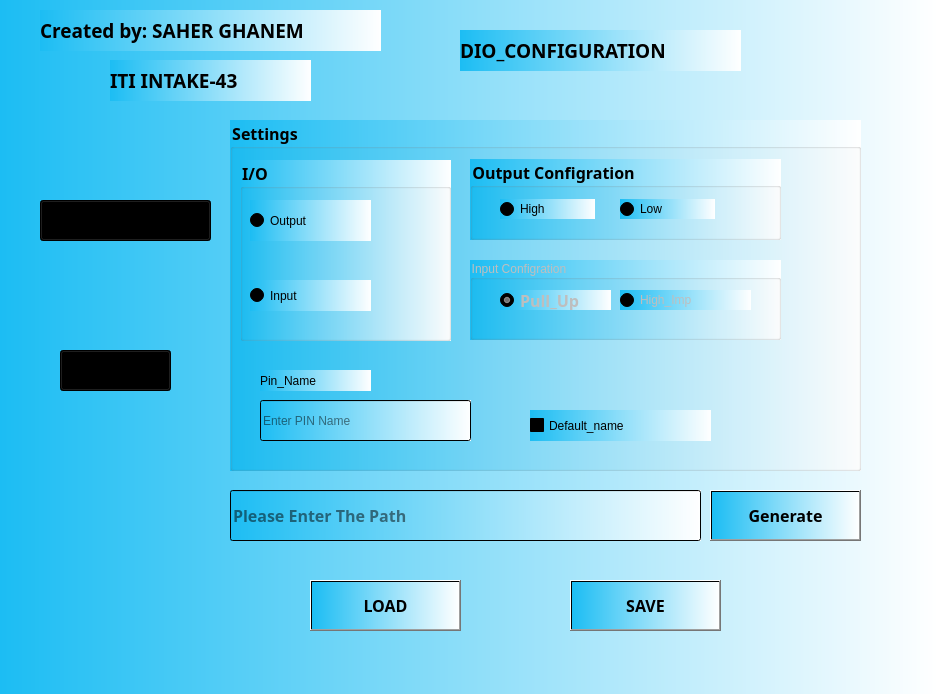
<?xml version="1.0" encoding="UTF-8"?>
<ui version="4.0">
 <class>Form</class>
 <widget class="QWidget" name="Form">
  <property name="geometry">
   <rect>
    <x>0</x>
    <y>0</y>
    <width>936</width>
    <height>694</height>
   </rect>
  </property>
  <property name="windowTitle">
   <string>Form</string>
  </property>
  <property name="styleSheet">
   <string notr="true">background-color: qlineargradient(spread:pad, x1:0, y1:0, x2:1, y2:0, stop:0 rgba(28, 189, 243, 255), stop:1 rgba(255, 255, 255, 255));</string>
  </property>
  <widget class="QGroupBox" name="groupBox_29">
   <property name="geometry">
    <rect>
     <x>230</x>
     <y>120</y>
     <width>631</width>
     <height>351</height>
    </rect>
   </property>
   <property name="font">
    <font>
     <family>Rockwell</family>
     <pointsize>12</pointsize>
     <weight>75</weight>
     <bold>true</bold>
    </font>
   </property>
   <property name="title">
    <string>Settings</string>
   </property>
   <widget class="QGroupBox" name="Output_Group">
    <property name="geometry">
     <rect>
      <x>240</x>
      <y>39</y>
      <width>311</width>
      <height>81</height>
     </rect>
    </property>
    <property name="font">
     <font>
      <family>Rockwell</family>
      <pointsize>12</pointsize>
      <weight>75</weight>
      <bold>true</bold>
     </font>
    </property>
    <property name="title">
     <string>Output Configration</string>
    </property>
    <widget class="QRadioButton" name="High_OUTPUT">
     <property name="geometry">
      <rect>
       <x>30</x>
       <y>40</y>
       <width>95</width>
       <height>20</height>
      </rect>
     </property>
     <property name="text">
      <string>High</string>
     </property>
     <property name="checked">
      <bool>true</bool>
     </property>
    </widget>
    <widget class="QRadioButton" name="LOW_OUTPUT">
     <property name="geometry">
      <rect>
       <x>150</x>
       <y>40</y>
       <width>95</width>
       <height>20</height>
      </rect>
     </property>
     <property name="text">
      <string>Low</string>
     </property>
     <property name="checked">
      <bool>false</bool>
     </property>
    </widget>
   </widget>
   <widget class="QGroupBox" name="IO_GROUP">
    <property name="geometry">
     <rect>
      <x>10</x>
      <y>40</y>
      <width>211</width>
      <height>181</height>
     </rect>
    </property>
    <property name="font">
     <font>
      <family>Rockwell</family>
      <pointsize>12</pointsize>
      <weight>75</weight>
      <bold>true</bold>
     </font>
    </property>
    <property name="mouseTracking">
     <bool>false</bool>
    </property>
    <property name="title">
     <string>I/O</string>
    </property>
    <widget class="QRadioButton" name="OUTPUT_IO">
     <property name="geometry">
      <rect>
       <x>10</x>
       <y>40</y>
       <width>121</width>
       <height>41</height>
      </rect>
     </property>
     <property name="text">
      <string>Output</string>
     </property>
     <property name="checked">
      <bool>true</bool>
     </property>
    </widget>
    <widget class="QRadioButton" name="INPUT_IO">
     <property name="geometry">
      <rect>
       <x>10</x>
       <y>120</y>
       <width>121</width>
       <height>31</height>
      </rect>
     </property>
     <property name="text">
      <string>Input</string>
     </property>
     <property name="checked">
      <bool>false</bool>
     </property>
    </widget>
   </widget>
   <widget class="QGroupBox" name="Input_Group">
    <property name="enabled">
     <bool>false</bool>
    </property>
    <property name="geometry">
     <rect>
      <x>240</x>
      <y>140</y>
      <width>311</width>
      <height>80</height>
     </rect>
    </property>
    <property name="title">
     <string>Input Configration</string>
    </property>
    <widget class="QRadioButton" name="Pull_Up">
     <property name="geometry">
      <rect>
       <x>30</x>
       <y>30</y>
       <width>111</width>
       <height>20</height>
      </rect>
     </property>
     <property name="font">
      <font>
       <family>Rockwell</family>
       <pointsize>12</pointsize>
       <weight>75</weight>
       <bold>true</bold>
      </font>
     </property>
     <property name="text">
      <string>Pull_Up</string>
     </property>
     <property name="checked">
      <bool>true</bool>
     </property>
    </widget>
    <widget class="QRadioButton" name="High_Imp">
     <property name="geometry">
      <rect>
       <x>150</x>
       <y>30</y>
       <width>131</width>
       <height>20</height>
      </rect>
     </property>
     <property name="text">
      <string>High_Imp</string>
     </property>
    </widget>
   </widget>
   <widget class="QLabel" name="label">
    <property name="geometry">
     <rect>
      <x>30</x>
      <y>250</y>
      <width>111</width>
      <height>21</height>
     </rect>
    </property>
    <property name="text">
     <string>Pin_Name</string>
    </property>
   </widget>
   <widget class="QLineEdit" name="LINE_PIN_Name">
    <property name="geometry">
     <rect>
      <x>30</x>
      <y>280</y>
      <width>211</width>
      <height>41</height>
     </rect>
    </property>
    <property name="text">
     <string/>
    </property>
    <property name="placeholderText">
     <string>Enter PIN Name</string>
    </property>
   </widget>
   <widget class="QCheckBox" name="Default_name">
    <property name="geometry">
     <rect>
      <x>300</x>
      <y>290</y>
      <width>181</width>
      <height>31</height>
     </rect>
    </property>
    <property name="text">
     <string>Default_name</string>
    </property>
   </widget>
  </widget>
  <widget class="QLineEdit" name="PATH_LINE">
   <property name="geometry">
    <rect>
     <x>230</x>
     <y>490</y>
     <width>471</width>
     <height>51</height>
    </rect>
   </property>
   <property name="font">
    <font>
     <family>Rockwell</family>
     <pointsize>12</pointsize>
     <weight>75</weight>
     <bold>true</bold>
    </font>
   </property>
   <property name="placeholderText">
    <string>Please Enter The Path</string>
   </property>
  </widget>
  <widget class="QPushButton" name="Generate_PUSHBUTTON">
   <property name="geometry">
    <rect>
     <x>710</x>
     <y>490</y>
     <width>151</width>
     <height>51</height>
    </rect>
   </property>
   <property name="font">
    <font>
     <family>Rockwell</family>
     <pointsize>12</pointsize>
     <weight>75</weight>
     <bold>true</bold>
    </font>
   </property>
   <property name="text">
    <string>Generate</string>
   </property>
  </widget>
  <widget class="QComboBox" name="PORT_NAME">
   <property name="geometry">
    <rect>
     <x>40</x>
     <y>200</y>
     <width>171</width>
     <height>41</height>
    </rect>
   </property>
   <property name="font">
    <font>
     <family>Rockwell</family>
     <pointsize>18</pointsize>
    </font>
   </property>
   <item>
    <property name="text">
     <string>POART_A</string>
    </property>
   </item>
   <item>
    <property name="text">
     <string>POART_B</string>
    </property>
   </item>
   <item>
    <property name="text">
     <string>POART_C</string>
    </property>
   </item>
   <item>
    <property name="text">
     <string>POART_D</string>
    </property>
   </item>
  </widget>
  <widget class="QComboBox" name="PIN_NAME">
   <property name="geometry">
    <rect>
     <x>60</x>
     <y>350</y>
     <width>111</width>
     <height>41</height>
    </rect>
   </property>
   <property name="font">
    <font>
     <family>Rockwell</family>
     <pointsize>18</pointsize>
    </font>
   </property>
   <property name="layoutDirection">
    <enum>Qt::LeftToRight</enum>
   </property>
   <item>
    <property name="text">
     <string>PIN_0</string>
    </property>
   </item>
   <item>
    <property name="text">
     <string>PIN_1</string>
    </property>
   </item>
   <item>
    <property name="text">
     <string>PIN_2</string>
    </property>
   </item>
   <item>
    <property name="text">
     <string>PIN_3</string>
    </property>
   </item>
   <item>
    <property name="text">
     <string>PIN_4</string>
    </property>
   </item>
   <item>
    <property name="text">
     <string>PIN_5</string>
    </property>
   </item>
   <item>
    <property name="text">
     <string>PIN_6</string>
    </property>
   </item>
   <item>
    <property name="text">
     <string>PIN_7</string>
    </property>
   </item>
  </widget>
  <widget class="QPushButton" name="SAVE_PUSHBUTTON">
   <property name="geometry">
    <rect>
     <x>570</x>
     <y>580</y>
     <width>151</width>
     <height>51</height>
    </rect>
   </property>
   <property name="font">
    <font>
     <family>Rockwell</family>
     <pointsize>12</pointsize>
     <weight>75</weight>
     <bold>true</bold>
    </font>
   </property>
   <property name="text">
    <string>SAVE</string>
   </property>
  </widget>
  <widget class="QPushButton" name="LOAD_PUSHBUTTON">
   <property name="geometry">
    <rect>
     <x>310</x>
     <y>580</y>
     <width>151</width>
     <height>51</height>
    </rect>
   </property>
   <property name="font">
    <font>
     <family>Rockwell</family>
     <pointsize>12</pointsize>
     <weight>75</weight>
     <bold>true</bold>
    </font>
   </property>
   <property name="text">
    <string>LOAD</string>
   </property>
  </widget>
  <widget class="QLabel" name="label_3">
   <property name="geometry">
    <rect>
     <x>40</x>
     <y>10</y>
     <width>341</width>
     <height>41</height>
    </rect>
   </property>
   <property name="font">
    <font>
     <family>Rockwell</family>
     <pointsize>14</pointsize>
     <weight>75</weight>
     <bold>true</bold>
    </font>
   </property>
   <property name="text">
    <string>Created by: SAHER GHANEM</string>
   </property>
  </widget>
  <widget class="QLabel" name="label_4">
   <property name="geometry">
    <rect>
     <x>110</x>
     <y>60</y>
     <width>201</width>
     <height>41</height>
    </rect>
   </property>
   <property name="font">
    <font>
     <family>Rockwell</family>
     <pointsize>14</pointsize>
     <weight>75</weight>
     <bold>true</bold>
    </font>
   </property>
   <property name="text">
    <string>ITI INTAKE-43</string>
   </property>
  </widget>
  <widget class="QLabel" name="label_5">
   <property name="geometry">
    <rect>
     <x>460</x>
     <y>30</y>
     <width>281</width>
     <height>41</height>
    </rect>
   </property>
   <property name="font">
    <font>
     <family>Rockwell</family>
     <pointsize>14</pointsize>
     <weight>75</weight>
     <bold>true</bold>
    </font>
   </property>
   <property name="text">
    <string>DIO_CONFIGURATION</string>
   </property>
  </widget>
  <zorder>groupBox_29</zorder>
  <zorder>Generate_PUSHBUTTON</zorder>
  <zorder>PATH_LINE</zorder>
  <zorder>PORT_NAME</zorder>
  <zorder>PIN_NAME</zorder>
  <zorder>SAVE_PUSHBUTTON</zorder>
  <zorder>LOAD_PUSHBUTTON</zorder>
  <zorder>label_3</zorder>
  <zorder>label_4</zorder>
  <zorder>label_5</zorder>
 </widget>
 <resources/>
 <connections>
  <connection>
   <sender>OUTPUT_IO</sender>
   <signal>toggled(bool)</signal>
   <receiver>Output_Group</receiver>
   <slot>setEnabled(bool)</slot>
   <hints>
    <hint type="sourcelabel">
     <x>107</x>
     <y>89</y>
    </hint>
    <hint type="destinationlabel">
     <x>320</x>
     <y>79</y>
    </hint>
   </hints>
  </connection>
  <connection>
   <sender>OUTPUT_IO</sender>
   <signal>toggled(bool)</signal>
   <receiver>Input_Group</receiver>
   <slot>setDisabled(bool)</slot>
   <hints>
    <hint type="sourcelabel">
     <x>107</x>
     <y>89</y>
    </hint>
    <hint type="destinationlabel">
     <x>320</x>
     <y>159</y>
    </hint>
   </hints>
  </connection>
  <connection>
   <sender>INPUT_IO</sender>
   <signal>toggled(bool)</signal>
   <receiver>Output_Group</receiver>
   <slot>setDisabled(bool)</slot>
   <hints>
    <hint type="sourcelabel">
     <x>107</x>
     <y>149</y>
    </hint>
    <hint type="destinationlabel">
     <x>320</x>
     <y>79</y>
    </hint>
   </hints>
  </connection>
  <connection>
   <sender>INPUT_IO</sender>
   <signal>toggled(bool)</signal>
   <receiver>Input_Group</receiver>
   <slot>setEnabled(bool)</slot>
   <hints>
    <hint type="sourcelabel">
     <x>107</x>
     <y>149</y>
    </hint>
    <hint type="destinationlabel">
     <x>320</x>
     <y>159</y>
    </hint>
   </hints>
  </connection>
  <connection>
   <sender>Generate_PUSHBUTTON</sender>
   <signal>clicked()</signal>
   <receiver>Form</receiver>
   <slot>close()</slot>
   <hints>
    <hint type="sourcelabel">
     <x>316</x>
     <y>283</y>
    </hint>
    <hint type="destinationlabel">
     <x>306</x>
     <y>174</y>
    </hint>
   </hints>
  </connection>
  <connection>
   <sender>Default_name</sender>
   <signal>toggled(bool)</signal>
   <receiver>LINE_PIN_Name</receiver>
   <slot>setDisabled(bool)</slot>
   <hints>
    <hint type="sourcelabel">
     <x>355</x>
     <y>239</y>
    </hint>
    <hint type="destinationlabel">
     <x>175</x>
     <y>240</y>
    </hint>
   </hints>
  </connection>
  <connection>
   <sender>PORT_NAME</sender>
   <signal>currentIndexChanged(int)</signal>
   <receiver>Form</receiver>
   <slot>showFullScreen()</slot>
   <hints>
    <hint type="sourcelabel">
     <x>96</x>
     <y>10</y>
    </hint>
    <hint type="destinationlabel">
     <x>306</x>
     <y>186</y>
    </hint>
   </hints>
  </connection>
  <connection>
   <sender>PIN_NAME</sender>
   <signal>currentIndexChanged(int)</signal>
   <receiver>Form</receiver>
   <slot>showFullScreen()</slot>
   <hints>
    <hint type="sourcelabel">
     <x>316</x>
     <y>10</y>
    </hint>
    <hint type="destinationlabel">
     <x>306</x>
     <y>186</y>
    </hint>
   </hints>
  </connection>
  <connection>
   <sender>SAVE_PUSHBUTTON</sender>
   <signal>clicked()</signal>
   <receiver>Form</receiver>
   <slot>showFullScreen()</slot>
   <hints>
    <hint type="sourcelabel">
     <x>146</x>
     <y>343</y>
    </hint>
    <hint type="destinationlabel">
     <x>306</x>
     <y>186</y>
    </hint>
   </hints>
  </connection>
  <connection>
   <sender>LOAD_PUSHBUTTON</sender>
   <signal>clicked()</signal>
   <receiver>Form</receiver>
   <slot>showFullScreen()</slot>
   <hints>
    <hint type="sourcelabel">
     <x>316</x>
     <y>343</y>
    </hint>
    <hint type="destinationlabel">
     <x>306</x>
     <y>186</y>
    </hint>
   </hints>
  </connection>
 </connections>
</ui>
